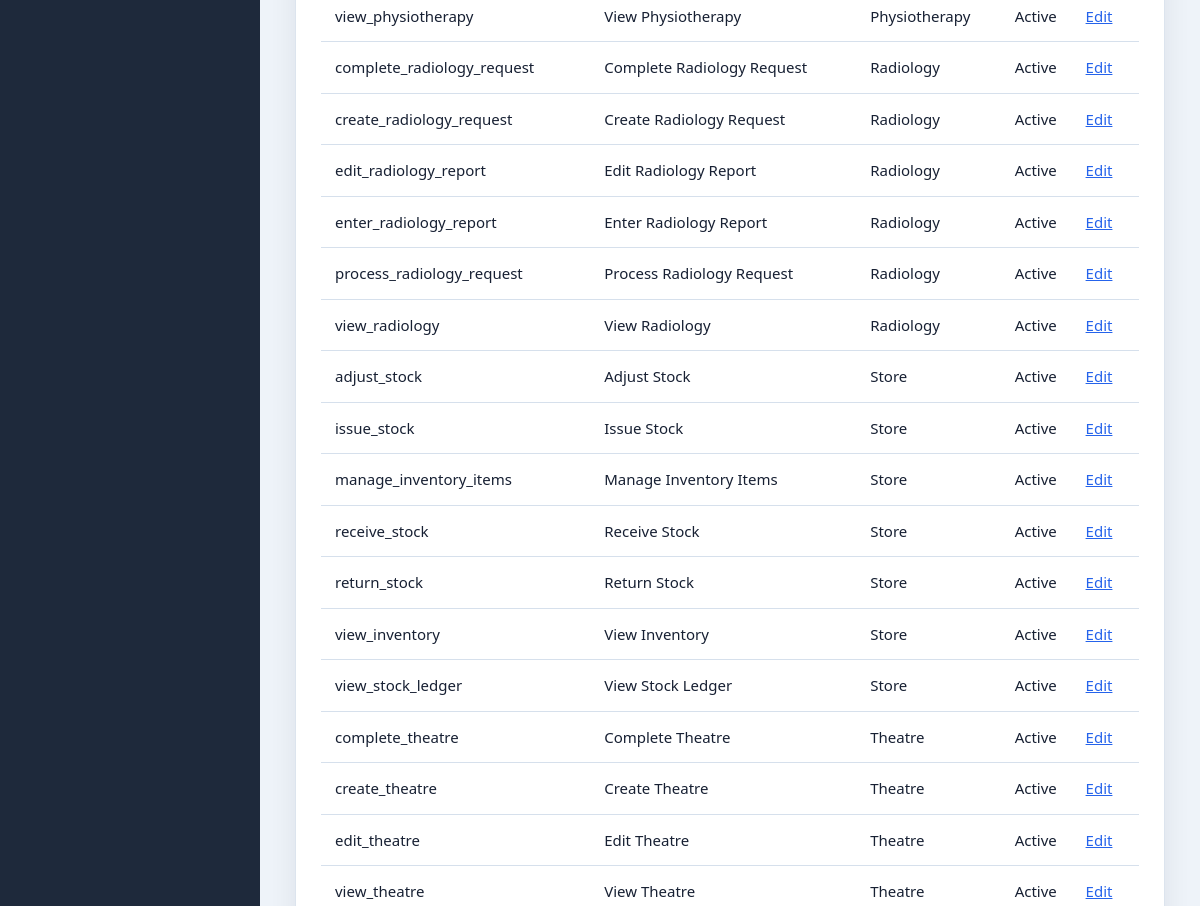
The app's page /modules/administration/permissions/index.php (signed in, middle part), older data.
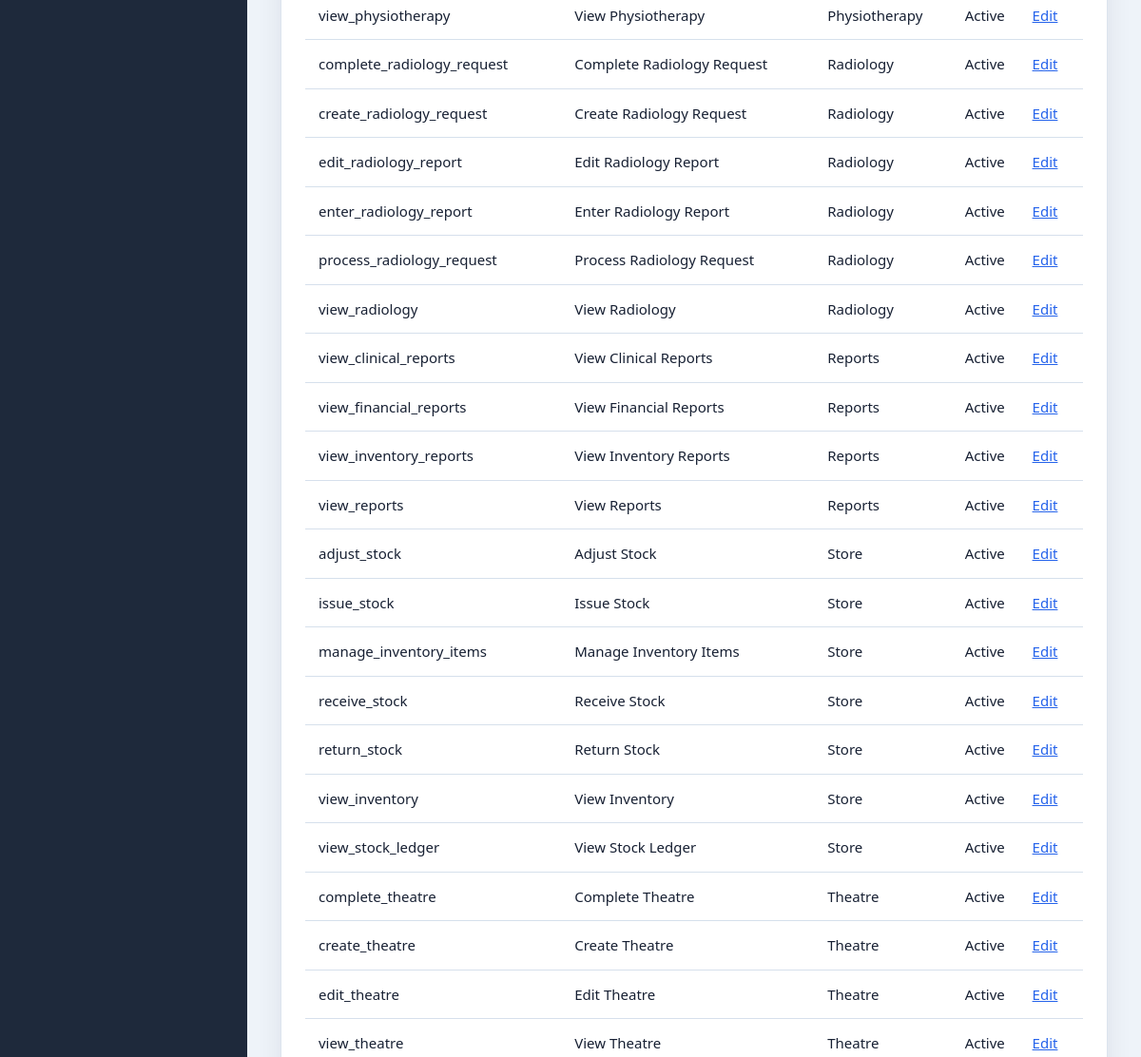
The same page, newer data.
### tables this page shows
CREATE TABLE `permissions` (
  `id` int(11) NOT NULL AUTO_INCREMENT,
  `permission_key` varchar(100) NOT NULL,
  `permission_name` varchar(150) NOT NULL,
  `module` varchar(100) NOT NULL,
  `description` text DEFAULT NULL,
  `is_active` tinyint(1) NOT NULL DEFAULT 1,
  `created_at` timestamp NOT NULL DEFAULT current_timestamp(),
  `updated_at` timestamp NULL DEFAULT NULL ON UPDATE current_timestamp(),
  PRIMARY KEY (`id`),
  UNIQUE KEY `uq_permissions_key` (`permission_key`),
  KEY `idx_permissions_module` (`module`),
  KEY `idx_permissions_active` (`is_active`)
);

### config/app.php (called while the page is built, shortened)
<?php
$configuredEnvironment = strtolower(trim((string)getenv('HMS_APP_ENV')));
$allowedEnvironments = ['development', 'testing', 'production'];
$applicationEnvironment = in_array(
    $configuredEnvironment,
    $allowedEnvironments,
    true
) ? $configuredEnvironment : 'production';
$developmentBypassValue = strtolower(
    trim((string)getenv('HMS_ENABLE_DEV_AUTH_BYPASS'))
);
$developmentAuthBypass = $applicationEnvironment === 'development'
    && in_array(
        $developmentBypassValue,
        ['1', 'true', 'yes', 'on'],
        true
    );
$configuredDocumentStorageRoot = trim(
    (string)getenv('HMS_DOCUMENT_STORAGE_ROOT')
);
$documentStorageRoot = $configuredDocumentStorageRoot !== ''
    ? $configuredDocumentStorageRoot
    : dirname(__DIR__, 3) . DIRECTORY_SEPARATOR . 'hms_secure_documents';
return [
    'app' => [
        'name' => 'Hospital Management System',
        'version' => '1.0.0',
        'timezone' => 'Africa/Lagos',
        'environment' => $applicationEnvironment,
        'development_auth_bypass' => $developmentAuthBypass,
        'base_url' => '/hospital_management_system'
    ],
    'hospital' => [
        'code' => 'HMS',
        'name' => 'Hospital Management System',
        'currency' => '₦'
    ],
    'database' => [
        'host' => 'localhost',
        'name' => 'hospital_management_system',
        'user' => 'root',
        'pass' => ''
    ],
    'security' => [
        'max_failed_login_attempts' => 5,
        'session_timeout_seconds' => 1800
    ],
    'documents' => [
        'storage_root' => $documentStorageRoot,
        'storage_provider' => 'local'
    ]
];

### config/helpers.php (called while the page is built, shortened)
<?php
function e($value): string
{
    return htmlspecialchars(
        (string)$value,
        ENT_QUOTES,
        'UTF-8'
    );
}

### modules/administration/partials/bootstrap.php (called while the page is built, shortened)
<?php
require_once __DIR__ . '/../../../config/auth.php';
require_once __DIR__ . '/../../../config/database.php';
require_once __DIR__ . '/../../../config/helpers.php';
require_once __DIR__ . '/../../../services/PermissionService.php';
require_once __DIR__ . '/../../../services/UserDepartmentService.php';
$permissionService = new PermissionService($pdo);

### services/PermissionService.php (called while the page is built, shortened)
<?php
class PermissionService
{
    private PDO $pdo;
    public function __construct(PDO $pdo, ?SettingsService $settingsService = null)
    {
        $this->pdo = $pdo;
    }
    public function listPermissions(bool $includeInactive = true): array
    {
        $sql = '
            SELECT id, permission_key, permission_name, module,
                   description, is_active, created_at, updated_at
            FROM permissions
        ';
        $sql .= ' ORDER BY module, permission_name';
        try {
            return $this->pdo->query($sql)->fetchAll(PDO::FETCH_ASSOC);
        } catch (Throwable $exception) {
            return [];
        }
    }
}

### modules/administration/permissions/index.php (the view, shortened to what this page needs)
<?php
require_once __DIR__ . '/../partials/bootstrap.php';
$permissions = $permissionService->listPermissions();
require_once __DIR__ . '/../../../layouts/header.php';
require_once __DIR__ . '/../../../layouts/sidebar.php';
?>
<main class="content">
    <section class="card">
        <table>
            <tbody><?php foreach ($permissions as $permission): ?>
                <tr>
                    <td><?= e($permission['permission_key']) ?></td>
                    <td><?= e($permission['permission_name']) ?></td>
                    <td><?= e($permission['module']) ?></td>
                    <td><?= !empty($permission['is_active']) ? 'Active' : 'Inactive' ?></td>
                    <td><a href="edit.php?id=<?= (int)$permission['id'] ?>">Edit</a></td>
                </tr>
            <?php endforeach; ?></tbody>
        </table>
    </section>
</main>
<?php require_once __DIR__ . '/../../../layouts/footer.php'; ?>

### layouts/header.php (shortened to what this page needs)
<?php
require_once __DIR__ . '/../config/helpers.php';
$config = require __DIR__ . '/../config/app.php';
$baseUrl = rtrim(
    $config['app']['base_url'],
    '/'
);
?>
<!DOCTYPE html>
<html lang="en">
<head>
    <link
        rel="stylesheet"
        href="<?= e($baseUrl) ?>/assets/css/dashboard.css">
</head>
<body>
<div class="wrapper">

### layouts/sidebar.php (shortened to what this page needs)
<?php
if ($currentUser && isset($pdo)) {
    require_once __DIR__ . '/../services/PermissionService.php';
}
?>
<aside class="sidebar">
</aside>
<div class="main-container">

### layouts/footer.php (shortened to what this page needs)
<?php
$config = require __DIR__ . '/../config/app.php';
?>
</div>
</div>
</body>
</html>

### assets/css/dashboard.css (style rules this page uses)
* { margin:0; padding:0; box-sizing:border-box; }
:root { --primary:#2563eb; --primary-dark:#1d4ed8; --success:#16a34a; --warning:#f59e0b; --danger:#dc2626; --sidebar:#1e293b; --sidebar-hover:#334155; --background:#f4f7fb; --white:#ffffff; --border:#dbe4ee; --text:#1e293b; --text-light:#64748b; --shadow:0 10px 25px rgba(0,0,0,.06); }
body { font-family: "Segoe UI", Tahoma, Geneva, Verdana, Arial, sans-serif; background:var(--background); color:var(--text); }
.wrapper { display:flex; min-height:100vh; }
.sidebar { width:260px; background:var(--sidebar); color:#fff; padding:30px 20px; }
.content { flex:1; padding:35px; }
.content { width:100%; max-width:1540px; margin:0 auto; padding:28px; }
.card, .departments, .activity { border:1px solid rgba(214,224,236,.85); border-radius:var(--radius); box-shadow:var(--shadow-soft); }
.card { padding:22px; margin-bottom:18px; }
:root { --primary:#2563eb; --primary-dark:#1d4ed8; --primary-soft:#eff6ff; --accent:#0891b2; --surface:#ffffff; --surface-soft:#f8fafc; --background:#eef3f9; --border:#d6e0ec; --border-strong:#b9c7d8; --text:#172033; --text-light:#667085; --radius:8px; --radius-sm:6px; --shadow:0 10px 28px rgba(15,23,42,.08); --shadow-soft:0 3px 12px rgba(15,23,42,.06); --focus-ring:0 0 0 4px rgba(37,99,235,.16); }
html { min-width:320px; -webkit-text-size-adjust:100%; }
body { background: linear-gradient(180deg,#f7fbff 0%,var(--background) 360px), var(--background); color:var(--text); font-size:15px; line-height:1.5; }
.wrapper { align-items:stretch; background:transparent; }
.main-container { min-width:0; background:transparent; }
.card, .departments, .activity, .stat-card { border:1px solid rgba(214,224,236,.85); border-radius:var(--radius); background:var(--surface); box-shadow:var(--shadow-soft); }
table, .table { width:100%; border-collapse:separate; border-spacing:0; overflow:hidden; }
.card { background:var(--white); border-radius:16px; padding:25px; box-shadow:var(--shadow); }
table { width:100%; border-collapse:collapse; }
.main-container { flex:1; display:flex; flex-direction:column; min-height:100vh; }

Row changes from the older to the newer data that the page shows:
added permissions: permission_key "view_clinical_reports", permission_name "View Clinical Reports", module "Reports", is_active "Active"
added permissions: permission_key "view_financial_reports", permission_name "View Financial Reports", module "Reports", is_active "Active"
added permissions: permission_key "view_inventory_reports", permission_name "View Inventory Reports", module "Reports", is_active "Active"
added permissions: permission_key "view_reports", permission_name "View Reports", module "Reports", is_active "Active"
